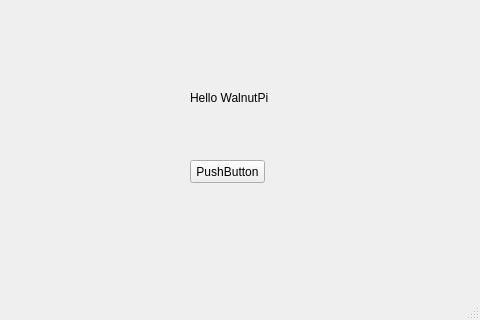
<?xml version="1.0" encoding="UTF-8"?>
<ui version="4.0">
 <class>MainWindow</class>
 <widget class="QMainWindow" name="MainWindow">
  <property name="geometry">
   <rect>
    <x>0</x>
    <y>0</y>
    <width>480</width>
    <height>320</height>
   </rect>
  </property>
  <property name="windowTitle">
   <string>WalnutPi</string>
  </property>
  <widget class="QWidget" name="centralwidget">
   <widget class="QPushButton" name="pushButton">
    <property name="geometry">
     <rect>
      <x>190</x>
      <y>160</y>
      <width>75</width>
      <height>23</height>
     </rect>
    </property>
    <property name="text">
     <string>PushButton</string>
    </property>
   </widget>
   <widget class="QLabel" name="label">
    <property name="geometry">
     <rect>
      <x>190</x>
      <y>90</y>
      <width>91</width>
      <height>16</height>
     </rect>
    </property>
    <property name="text">
     <string>Hello WalnutPi</string>
    </property>
   </widget>
  </widget>
  <widget class="QMenuBar" name="menubar">
   <property name="geometry">
    <rect>
     <x>0</x>
     <y>0</y>
     <width>480</width>
     <height>22</height>
    </rect>
   </property>
  </widget>
  <widget class="QStatusBar" name="statusbar"/>
 </widget>
 <resources/>
 <connections/>
</ui>
